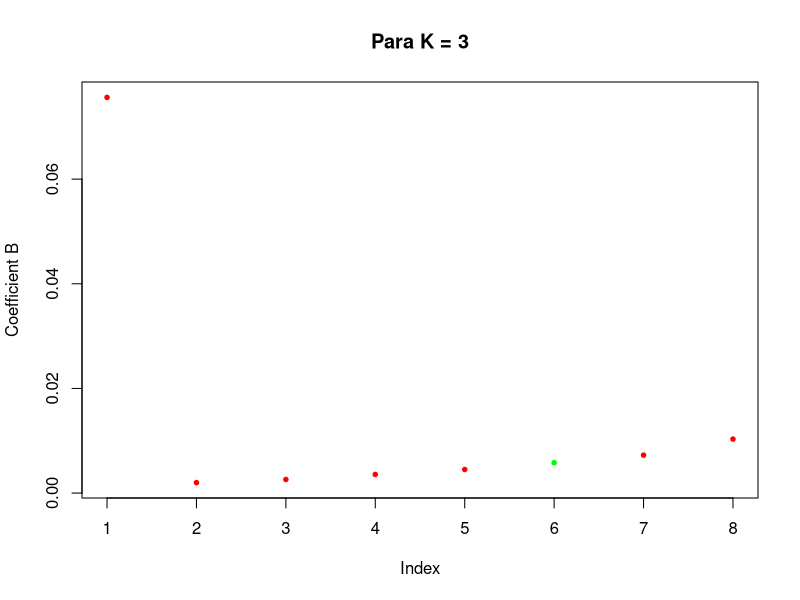
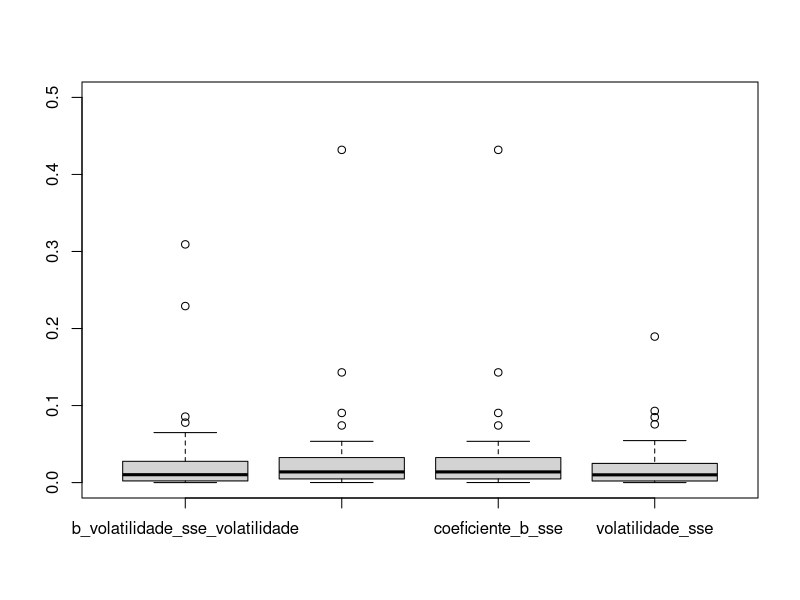
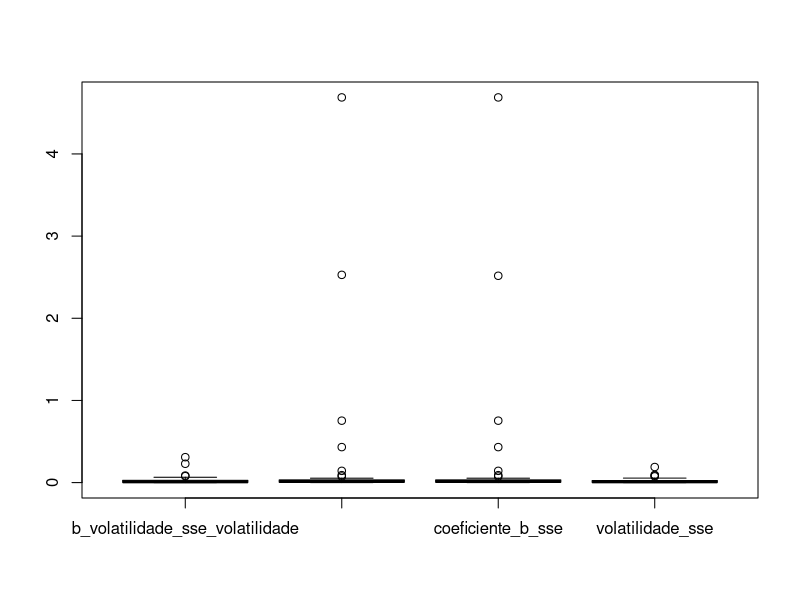

Generate these figures, in order, with R: (Note: this script raises an error after producing the figures.)
b_volatilidade = read.table("agrupamento_sse_b_e_volatilidade_k_2.csv",head=T)
b = read.table("agrupamento_sse_b_k_2.csv",head=T)
volatilidade = read.table("agrupamento_sse_volatilidade_k_2.csv",head=T)

tamanho_amostra = nrow(b_volatilidade)
k = 3
# ,rep(1,tamanho_amostra)
dados = b[b$periodo==2014,]
dados = b_volatilidade[b_volatilidade$periodo ==2014,]
dados = volatilidade[volatilidade$periodo ==2014,]

plot(main= paste("Para K = ",k,sep =""),dados$sse_volatilidade ,ylab="Coefficient B", col = dados$cor,pch = 20, cex = 0.9)

# legenda = c("conservador","moderado","arrojado")
# plot(main= paste("Para K = ",k,sep =""),agrupamento$coeficiente_B~agrupamento$volatilidade,xlab="Volatility",ylab="Coefficient B", col = dados$cor,pch = 20, cex = 0.9)
# #   points(km$centers[,1]~km$centers[,2],col=4, pch = 8,lwd=2)
# legend("topright", inset=.05,legenda , lwd= 3,col =c("green","black","red") , horiz=TRUE)

sse = data.frame(b_volatilidade_sse_volatilidade = b_volatilidade$sse_volatilidade,
                 b_volatilidade_sse_coeficiente_B = b_volatilidade$sse_coeficiente_b,
                 coeficiente_b_sse = b$sse_coeficiente_b,
                 volatilidade_sse = volatilidade$sse_volatilidade)

summary(sse)

boxplot(sse,ylim=c(0,0.5))
boxplot(sse)




b_volatilidade = read.table("agrupamento_sse_b_e_volatilidade.csv",head=T)
b = read.table("agrupamento_sse_b.csv",head=T)
volatilidade = read.table("agrupamento_sse_volatilidade.csv",head=T)

b_volatilidade_sse_volatilidade = aggregate(b_volatilidade$sse_volatilidade,list(b_volatilidade$periodo),FUN=mean)
colnames(b_volatilidade_sse_volatilidade) = c("ano","b_volatilidade_sse_volatilidade")

b_volatilidade_sse_b = aggregate(b_volatilidade$sse_coeficiente_b,list(b_volatilidade$periodo),FUN=mean)
b_volatilidade_sse_volatilidade = cbind(b_volatilidade_sse_volatilidade,data.frame(b_volatilidade_sse_b = b_volatilidade_sse_b[,2]))

volatilidade_sse = aggregate(volatilidade$sse_volatilidade,list(volatilidade$periodo),FUN=mean)
b_volatilidade_sse_volatilidade = cbind(b_volatilidade_sse_volatilidade,data.frame(volatilidade_sse = volatilidade_sse[,2]))

b_sse = aggregate(b$sse_coeficiente_b,list(b$periodo),FUN=mean)
b_volatilidade_sse_volatilidade = cbind(b_volatilidade_sse_volatilidade,data.frame(b_sse = b_sse[,2]))
# boxplot(b_volatilidade_sse_volatilidade[,2:3])

# write.table(file="sse_agrupamentos_diferentes.csv",b_volatilidade_sse_volatilidade,row.names=F)
write.table(file="sse_agrupamentos_diferentes_sem_4_outliers.csv",b_volatilidade_sse_volatilidade,row.names=F)





b_volatilidade = read.table("agrupamento_sse_b_e_volatilidade.csv",head=T)
b = read.table("agrupamento_sse_b.csv",head=T)
volatilidade = read.table("agrupamento_sse_volatilidade.csv",head=T)


# merge(b_volatilidade,b,)
b_volatilidade_b = merge(x=b_volatilidade,y=b, by = c("setor","periodo"), all = TRUE)

100 -100*length(b_volatilidade_b$risco.x[b_volatilidade_b$risco.y == b_volatilidade_b$risco.x])/length(b_volatilidade_b$risco.x)

b_volatilidade_volatilidade = merge(b_volatilidade,volatilidade, by = c("setor","periodo"), all = TRUE)
100 -100*length(b_volatilidade_volatilidade$risco.x[b_volatilidade_volatilidade$risco.y == b_volatilidade_volatilidade$risco.x])/length(b_volatilidade_volatilidade$risco.x)

volatilidade_b = merge(b,volatilidade, by = c("setor","periodo"), all = TRUE)
100 -100*length(volatilidade_b$risco.x[volatilidade_b$risco.y == volatilidade_b$risco.x])/length(volatilidade_b$risco.x)



b_volatilidade_b = merge(x=b_volatilidade,y=b, by = c("coeficiente_B","volatilidade","periodo"), all = TRUE)
length(b_volatilidade_b$distancia_euclidiana.x[b_volatilidade_b$distancia_euclidiana.x > b_volatilidade_b$distancia_euclidiana.y ])/length(b_volatilidade_b$distancia_euclidiana.x)


b_volatilidade_b_vol = merge(x=b_volatilidade,y=volatilidade, by = c("coeficiente_B","volatilidade","periodo"), all = TRUE)
length(b_volatilidade_b$distancia_euclidiana.x[b_volatilidade_b$distancia_euclidiana.x > b_volatilidade_b$distancia_euclidiana.y ])/length(b_volatilidade_b$distancia_euclidiana.x)


b_volatilidade_vol = merge(x=volatilidade,y=b, by = c("coeficiente_B","volatilidade","periodo"), all = TRUE)
length(b_volatilidade_b$distancia_euclidiana.x[b_volatilidade_b$distancia_euclidiana.x > b_volatilidade_b$distancia_euclidiana.y ])/length(b_volatilidade_b$distancia_euclidiana.x)

boxplot(data.frame(dist_b_vol = b_volatilidade_b$distancia_euclidiana.x,
                   dist_b = b_volatilidade_b$distancia_euclidiana.y,
                   dist_vol = b_volatilidade_b_vol$distancia_euclidiana.x))



plot(main="Agrupamento por B e volatilidade",b_volatilidade$volatilidade,b_volatilidade$coeficiente_B,col=b_volatilidade$cor,las=1,xlab="Volatility",ylab="Coefficient B")
plot(main="Agrupamento por B",b$volatilidade,b$coeficiente_B,col=b$cor,las=1,xlab="Volatility",ylab="Coefficient B")
plot(main="Agrupamento por volatilidade",volatilidade$volatilidade,volatilidade$coeficiente_B,col=volatilidade$cor,las=1,xlab="Volatility",ylab="Coefficient B")


plot(main="Agrupamento por B ",b_volatilidade_b$volatilidade.y,b_volatilidade_b$coeficiente_B.y,col=b_volatilidade_b$cor.y)


plot(main="Agrupamento por B e volatilidade",b_volatilidade_b$volatilidade.y,b_volatilidade_b$coeficiente_B.y,col=b_volatilidade_b$cor.x)
